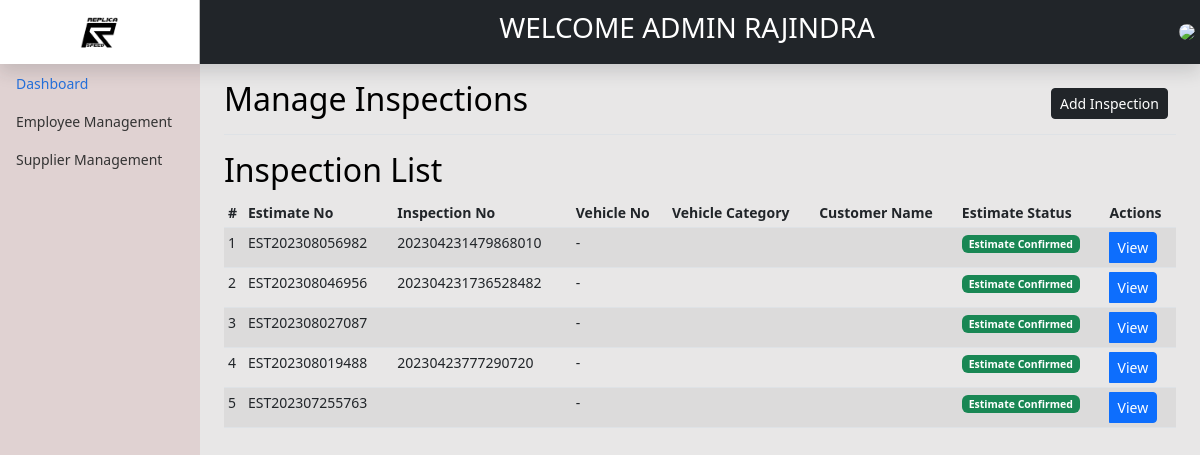
The page /backend/inspection/viewIEstimates.php (signed in) on the database its author committed.
### tables this page shows
CREATE TABLE IF NOT EXISTS `estimate` (
  `EstimateID` int(11) NOT NULL AUTO_INCREMENT,
  `EstimateNo` varchar(255) NOT NULL,
  `InspectionId` int(11) NOT NULL,
  `EstimateStatus` int(1) NOT NULL,
  `AddUser` int(11) NOT NULL,
  `AddDate` date NOT NULL,
  `UpdateCustomer` int(11) DEFAULT NULL,
  `UpdateCusDate` date DEFAULT NULL,
  PRIMARY KEY (`EstimateID`)
);

CREATE TABLE IF NOT EXISTS `inspections` (
  `InspectionId` int(11) NOT NULL AUTO_INCREMENT,
  `InspectionNo` varchar(255) NOT NULL,
  `VehicleNo` varchar(255) NOT NULL,
  `CustomerName` varchar(255) NOT NULL,
  `Millege` varchar(255) NOT NULL,
  `FuelType` varchar(255) DEFAULT NULL,
  `AddUser` int(11) NOT NULL,
  `AddDate` date NOT NULL,
  `UpdateUser` int(11) DEFAULT NULL,
  `UpdateDate` date DEFAULT NULL,
  PRIMARY KEY (`InspectionId`)
);

### backend/inspection/viewIEstimates.php (the view, shortened to what this page needs)
<?php include'../header.php'; ?>
<main class="col-md-9 ms-sm-auto col-lg-10 px-md-4">
    <div
        class="d-flex justify-content-between flex-wrap flex-md-nowrap align-items-center pt-3 pb-2 mb-3 border-bottom">
        <h1 class="h2">Manage Inspections</h1>
        <div class="btn-toolbar mb-2 mb-md-0">
            <div class="btn-group me-2">
                <a href="addInspectionRegCustomer.php" class="btn btn-sm btn-dark">Add Inspection</a>
            </div>
        </div>
    </div>
    <h2>Inspection List</h2>
    <div class="table-responsive">
        <?php
        $db = dbconn();
        $sql = "SELECT est.EstimateID,"
                . "est.EstimateNo,"
                . "est.AddDate,"
                . "est.InspectionId,"
                . "est.EstimateStatus,"
                . "ins.InspectionNo,"
                . "cv.registerLetter,"
                . "cv.RegistrationNo,"
                . "vc.CatergoryName,"
                . "cus.FirstName,"
                . "cus.LastName FROM estimate est "
                . "LEFT JOIN inspections ins ON ins.InspectionId=est.InspectionId "
                . "LEFT JOIN customervehicles cv ON ins.VehicleNo=cv.vehicleId "
                . "LEFT JOIN vehicle_catergories vc ON cv.VehicleType= vc.VCatergoryId "
                . "LEFT JOIN customer cus ON ins.CustomerName=cus.CustomerID "
                . "ORDER BY est.AddDate DESC;";
        $result = $db->query($sql);
        ?>
        <table class="table table-striped table-sm">
            <thead>
                <tr>
                    <th scope="col">#</th>
                    <th scope="col">Estimate No</th>
                    <th scope="col">Inspection No</th>
                    <th scope="col">Vehicle No</th>
                    <th scope="col">Vehicle Category</th>
                    <th scope="col">Customer Name</th>
                    <th scope="col">Estimate Status</th>
                    <th>Actions</th>
                </tr>
            </thead>
            <tbody>
                <?php
                if ($result->num_rows > 0) {
                    $n = 1;
                    while ($row = $result->fetch_assoc()) {
                        ?>
                        <tr>
                            <td><?= $n ?></td>
                            <td><?= $row['EstimateNo'] ?></td>
                            <td><?= $row['InspectionNo'] ?></td>
                            <td> <?= $row['registerLetter'] . ' - ' . $row['RegistrationNo'] ?></td>
                            <td><?= $row['CatergoryName'] ?> </td>
                            <td><?= $row['FirstName'] . ' ' . $row['LastName'] ?>
                            </td>
                            <td>
                                <?php
                                $EstimateStatus = $row['EstimateStatus'];
                                $statusDescription = '';
                                switch ($EstimateStatus) {
                                    case 1:
                                        $statusDescription = "Estimate Confirmed";
                                        $statusColor = "badge bg-success";
                                        break;
                                }
                                ?>
                                <span class='<?= $statusColor; ?>'><?= $statusDescription; ?> </span>
                            </td>
                            <td>
                                <form method='post' action="EstimateReport.php" class="btn-group">
                                    <button class="btn btn-primary btn-sm" type="submit" name="action" value="view">View</button>
                                </form>
                            </td>
                        </tr>
                        <?php
                        $n++;
                    }
                }
                ?>
            </tbody>
        </table>
    </div>
</main>
<?php include'../footer.php'; ?>

### backend/assets/css/dashboard.css (style rules this page uses)
body { font-size: .875rem; }

### rows shown on the page
estimate: EstimateNo "EST202308056982", InspectionId.InspectionNo "202304231479868010", EstimateStatus "Estimate Confirmed"
estimate: EstimateNo "EST202308046956", InspectionId.InspectionNo "202304231736528482", EstimateStatus "Estimate Confirmed"
estimate: EstimateNo "EST202308027087", EstimateStatus "Estimate Confirmed"
estimate: EstimateNo "EST202308019488", InspectionId.InspectionNo "20230423777290720", EstimateStatus "Estimate Confirmed"
estimate: EstimateNo "EST202307255763", EstimateStatus "Estimate Confirmed"

### other values the page prints
$_SESSION["userrole"] "ADMIN"
$_SESSION["FirstName"] "RAJINDRA"
